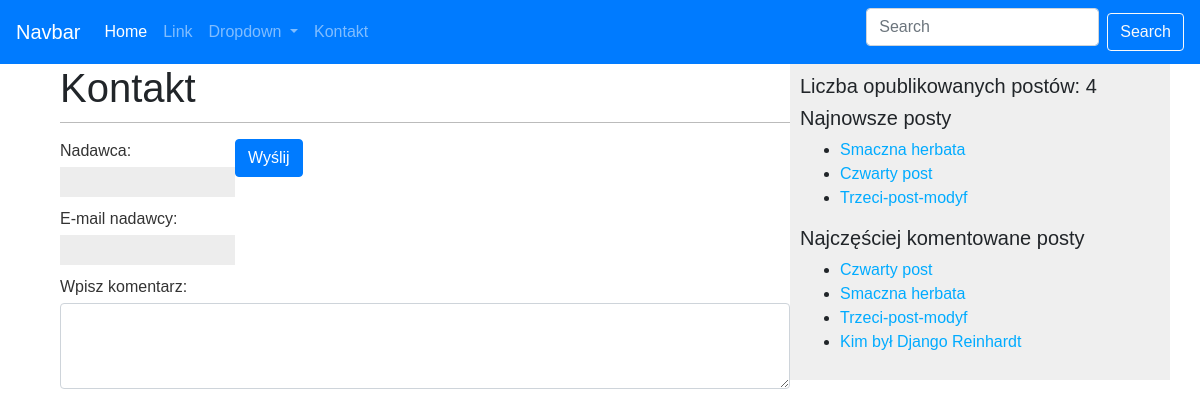
Before: /blog/kontakt/ with the older database file.
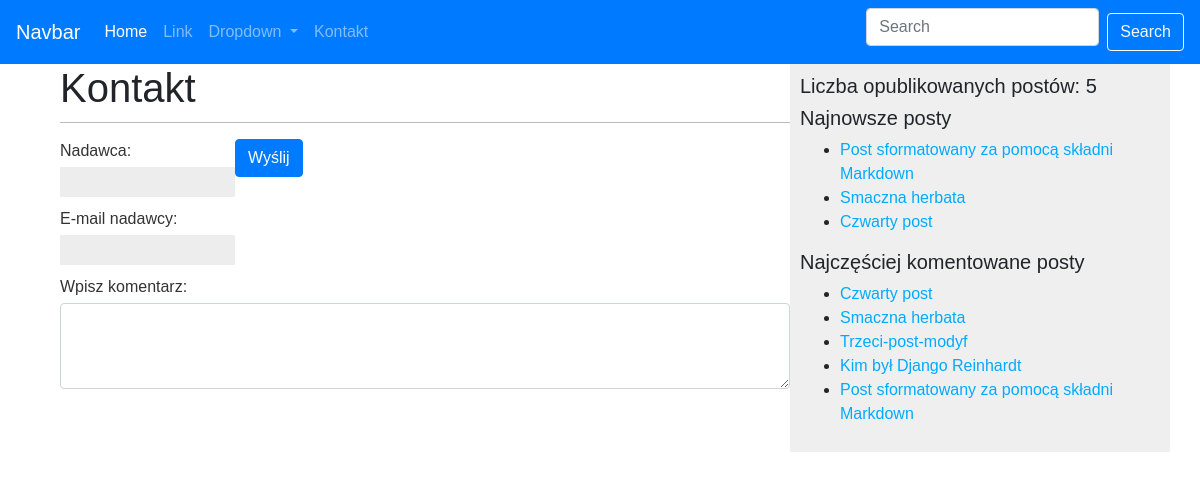
After: the same page with the newer database file.
### blog/models.py (models this page shows, shortened)
class Post(models.Model):
    STATUS_CHOICES = (
        ("draft", "Draft"),
        ("published", "Published"),
    )
    title = models.CharField(max_length=250)
    slug = models.SlugField(max_length=250, unique_for_date="publish")
    author = models.ForeignKey(
        User, on_delete=models.CASCADE, related_name="blog_posts"
    )
    body = models.TextField()
    publish = models.DateTimeField(default=timezone.now)
    created = models.DateTimeField(auto_now_add=True)
    updated = models.DateTimeField(auto_now=True)
    status = models.CharField(max_length=10, choices=STATUS_CHOICES, default="draft")
    objects = models.Manager()
    published = PublishedManager()
    tags = TaggableManager()
    class Meta:
        ordering = ("-publish",)
    def get_absolute_url(self):
        return reverse(
            "blog:post_detail",
            args=[
                self.publish.year,
                self.publish.strftime("%m"),
                self.publish.strftime("%d"),
                self.slug,
            ],
        )

### blog/views.py (the view, shortened to what this page needs)
# urls.py: path("kontakt/", views.ContactUs.as_view(), name="contact"),
class ContactUs(FormView):
    template_name = "blog/components/contact.html"
    form_class = ContactUsForm
    success_url = reverse_lazy("blog:contact")

### blog/forms.py
class ContactUsForm(forms.Form):
    sender_name = forms.CharField(label="Nadawca", max_length=25, required=True)
    sender_email = forms.EmailField(label="E-mail nadawcy", required=True)
    comment = forms.CharField(
        label="Wpisz komentarz",
        widget=forms.Textarea(attrs={"class": "form-control", "rows": 3}),
    )

### blog/models.py (called while the page is built)
    def get_queryset(self):
        return super(PublishedManager, self).get_queryset().filter(status="published")

### blog/templatetags/blog_tags.py (called while the page is built)
@register.simple_tag
def total_posts():
    return Post.published.count()

@register.inclusion_tag("blog/post/latest_posts.html")
def show_latest_posts(count=5):
    latest_posts = Post.published.order_by("-publish")[:count]
    return {"latest_posts": latest_posts}

@register.simple_tag
def get_most_commented_posts(count=5):
    return Post.published.annotate(total_comments=Count("comments")).order_by(
        "-total_comments"
    )[:count]

### blog/templates/blog/components/contact.html (shortened to what this page needs)
{% extends 'blog/base.html' %}
{% block content %}
<h1>Kontakt</h1>
<form method="POST">
    {{ form.as_p }}
    <button type="submit" class="btn btn-primary">Wyślij</button>
</form>
{% endblock %}

### blog/templates/blog/base.html (shortened to what this page needs)
{% load static %}
{% load sass_tags %}
{% load blog_tags %}
<!DOCTYPE html>
<html>
<head>
    <link rel="stylesheet" href="https://stackpath.bootstrapcdn.com/bootstrap/4.2.1/css/bootstrap.min.css"
>
    <link rel="stylesheet" href="https://cdnjs.cloudflare.com/ajax/libs/font-awesome/5.12.1/css/all.min.css"
 />
    <link href="{% sass_src 'scss/main.scss' %}" rel="stylesheet" type="text/css" />
    <link rel="stylesheet" href="{% static 'css/blog.css' %}">
</head>
<body>
    <header>
        {% include "blog/components/navbar.html" %}
    </header>
    <div class="container">
        <div class="row">
            <div id="content" class="col-8">
                {% block content %}
                {% endblock %}
            </div>
            <div id="sidebar" class="col-4">
                <h5 class="total-post-count"> Liczba opublikowanych postów: {% total_posts %}</h5>
                <h5 class="latest-post-header">Najnowsze posty</h5>
                {% show_latest_posts 3 %}
                <h5 class="most-popular-posts">Najczęściej komentowane posty</h5>
                {% get_most_commented_posts as most_commented_posts %}
                <ul class="most-popular-post-list">
                    {% for post in most_commented_posts %}
                    <li>
                        <a href="{{ post.get_absolute_url }}">{{ post.title }}</a>
                    </li>
                    {% endfor %}
                </ul>
            </div>
        </div>
    </div>
</body>
</html>

### blog/templates/blog/post/latest_posts.html
<ul class="latest-post-list">
    {% for post in latest_posts %}
    <li class="latest-post-list-item">
        <a class="latest-post-link" href="{{ post.get_absolute_url }}">{{ post.title }}</a>
    </li>
    {% endfor %}
</ul>

Changed rows visible on the page:
no longer on one of the page's lists (row unchanged): Post: title "Trzeci-post-modyf"
added Post: title "Post sformatowany za pomocą składni Markdown"
Other visible differences:
text no longer shown: "4"
text now shown: "5"
